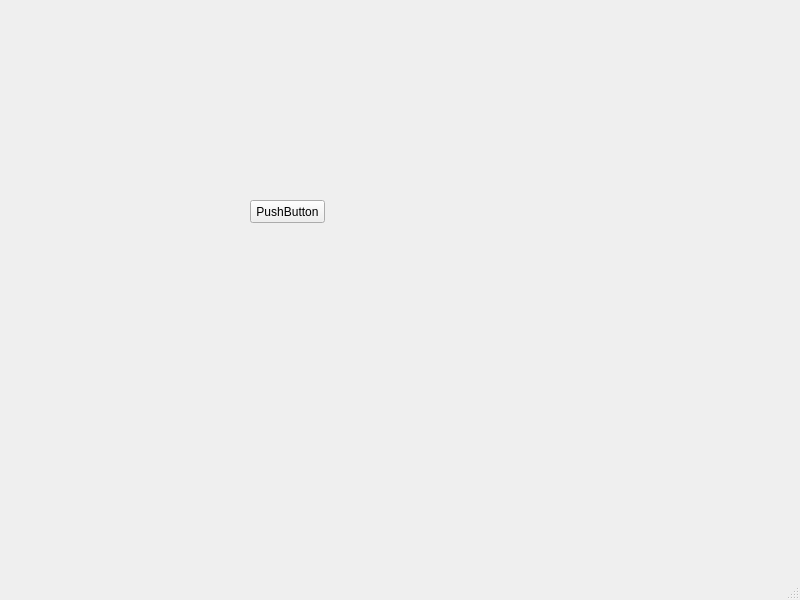
<?xml version="1.0" encoding="UTF-8"?>
<ui version="4.0">
 <class>MainWindow</class>
 <widget class="QMainWindow" name="MainWindow">
  <property name="geometry">
   <rect>
    <x>0</x>
    <y>0</y>
    <width>800</width>
    <height>600</height>
   </rect>
  </property>
  <property name="cursor">
   <cursorShape>ArrowCursor</cursorShape>
  </property>
  <property name="mouseTracking">
   <bool>true</bool>
  </property>
  <property name="tabletTracking">
   <bool>false</bool>
  </property>
  <property name="windowTitle">
   <string>Ventana Principal</string>
  </property>
  <property name="documentMode">
   <bool>false</bool>
  </property>
  <property name="dockOptions">
   <set>QMainWindow::AllowNestedDocks|QMainWindow::AnimatedDocks</set>
  </property>
  <widget class="QWidget" name="centralwidget">
   <widget class="QPushButton" name="boton">
    <property name="geometry">
     <rect>
      <x>250</x>
      <y>200</y>
      <width>75</width>
      <height>23</height>
     </rect>
    </property>
    <property name="text">
     <string>PushButton</string>
    </property>
   </widget>
  </widget>
  <widget class="QMenuBar" name="menubar">
   <property name="geometry">
    <rect>
     <x>0</x>
     <y>0</y>
     <width>800</width>
     <height>21</height>
    </rect>
   </property>
  </widget>
  <widget class="QStatusBar" name="statusbar"/>
 </widget>
 <resources/>
 <connections/>
</ui>
